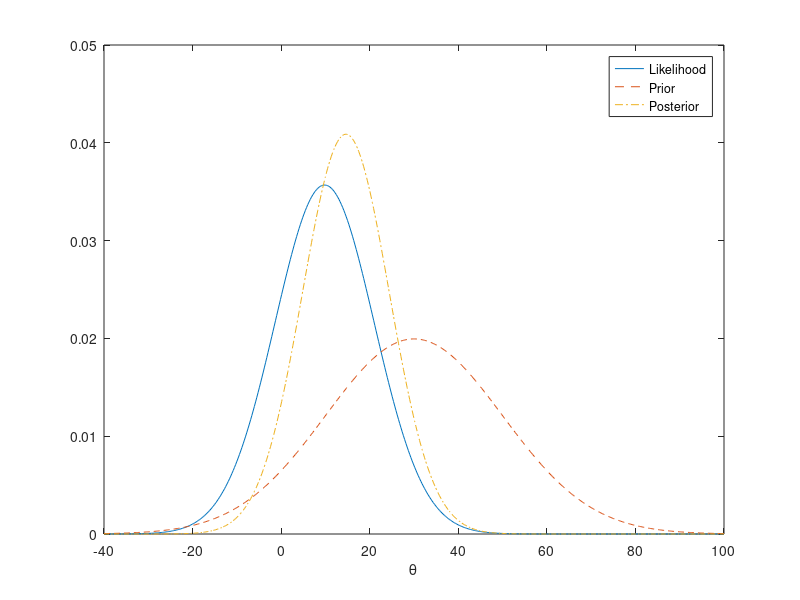

This figure's MATLAB source:
rng(0,'twister');

n = 20;
sigma = 50;
x = normrnd(10,sigma,n,1);
mu = 30;
tau = 20;
theta = linspace(-40, 100, 500);
y1 = normpdf(mean(x),theta,sigma/sqrt(n));
y2 = normpdf(theta,mu,tau);
postMean = tau^2*mean(x)/(tau^2+sigma^2/n) + sigma^2*mu/n/(tau^2+sigma^2/n);
postSD = sqrt(tau^2*sigma^2/n/(tau^2+sigma^2/n));
y3 = normpdf(theta, postMean,postSD);
plot(theta,y1,'-', theta,y2,'--', theta,y3,'-.')
legend('Likelihood','Prior','Posterior')
xlabel('\theta')